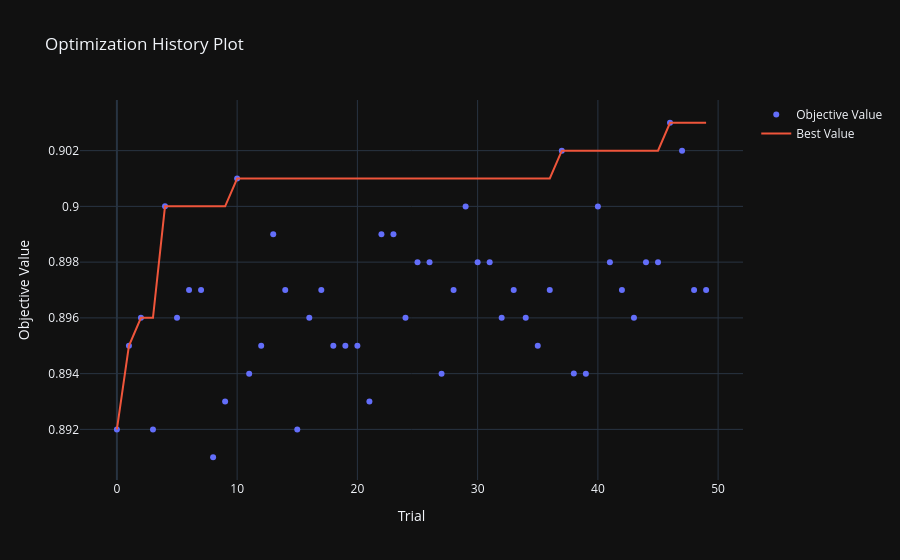

Notebook code cell kept with this figure:
### Code cell
# Visualize the optimization history
optuna.visualization.plot_optimization_history(study)

### Figure 1 — Plotly figure (JSON) as saved in the notebook; plotly's stock layout.template omitted (floating-point values rounded to 4 significant figures)
{"data": [{"mode": "markers", "name": "Objective Value", "x": [0, 1, 2, 3, 4, 5, 6, 7, 8, 9, 10, 11, 12, 13, 14, 15, 16, 17, 18, 19, 20, 21, 22, 23, 24, 25, 26, 27, 28, 29, 30, 31, 32, 33, 34, 35, 36, 37, 38, 39, 40, 41, 42, 43, 44, 45, 46, 47, 48, 49], "y": [0.892, 0.895, 0.896, 0.892, 0.9, 0.896, 0.897, 0.897, 0.891, 0.893, 0.901, 0.894, 0.895, 0.899, 0.897, 0.892, 0.896, 0.897, 0.895, 0.895, 0.895, 0.893, 0.899, 0.899, 0.896, 0.898, 0.898, 0.894, 0.897, 0.9, 0.898, 0.898, 0.896, 0.897, 0.896, 0.895, 0.897, 0.902, 0.894, 0.894, 0.9, 0.898, 0.897, 0.896, 0.898, 0.898, 0.903, 0.902, 0.897, 0.897], "type": "scatter"}, {"mode": "lines", "name": "Best Value", "x": [0, 1, 2, 3, 4, 5, 6, 7, 8, 9, 10, 11, 12, 13, 14, 15, 16, 17, 18, 19, 20, 21, 22, 23, 24, 25, 26, 27, 28, 29, 30, 31, 32, 33, 34, 35, 36, 37, 38, 39, 40, 41, 42, 43, 44, 45, 46, 47, 48, 49], "y": [0.892, 0.895, 0.896, 0.896, 0.9, 0.9, 0.9, 0.9, 0.9, 0.9, 0.901, 0.901, 0.901, 0.901, 0.901, 0.901, 0.901, 0.901, 0.901, 0.901, 0.901, 0.901, 0.901, 0.901, 0.901, 0.901, 0.901, 0.901, 0.901, 0.901, 0.901, 0.901, 0.901, 0.901, 0.901, 0.901, 0.901, 0.902, 0.902, 0.902, 0.902, 0.902, 0.902, 0.902, 0.902, 0.902, 0.903, 0.903, 0.903, 0.903], "type": "scatter"}, {"marker": {"color": "#cccccc"}, "mode": "markers", "name": "Infeasible Trial", "showlegend": false, "x": [], "y": [], "type": "scatter"}], "layout": {"title": {"text": "Optimization History Plot"}, "xaxis": {"title": {"text": "Trial"}}, "yaxis": {"title": {"text": "Objective Value"}}}}
